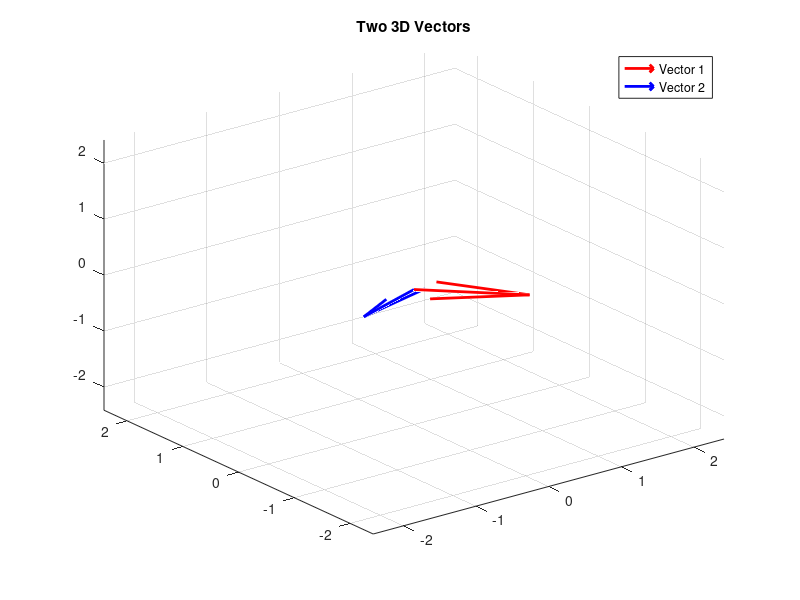

Write MATLAB code to recreate this figure.
v1 = [1, -1, 0];
v2 = [0, 1, -1];

figure;

quiver3(0, 0, 0, v1(1), v1(2), v1(3), 'r', 'LineWidth', 2, 'MaxHeadSize', 0.5);
hold on;

quiver3(0, 0, 0, v2(1), v2(2), v2(3), 'b', 'LineWidth', 2, 'MaxHeadSize', 0.5);

axis_limit = max([norm(v1), norm(v2)]) + 1;

xlim([-axis_limit, axis_limit]);
ylim([-axis_limit, axis_limit]);
zlim([-axis_limit, axis_limit]);

title('Two 3D Vectors');
legend('Vector 1', 'Vector 2');

grid on;

hold off;
